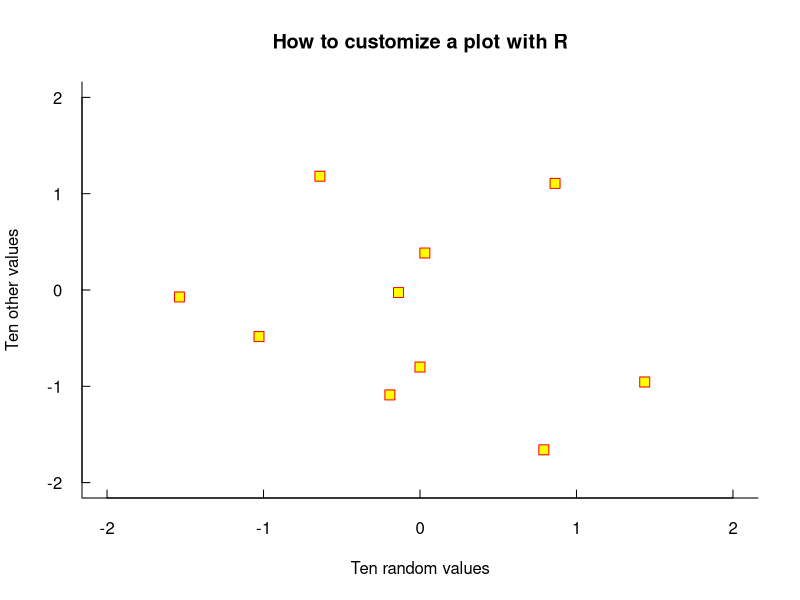
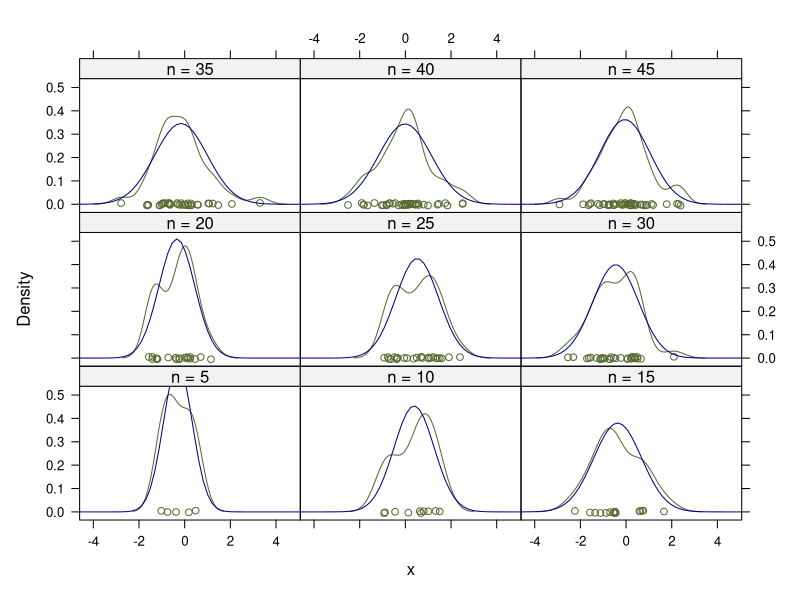
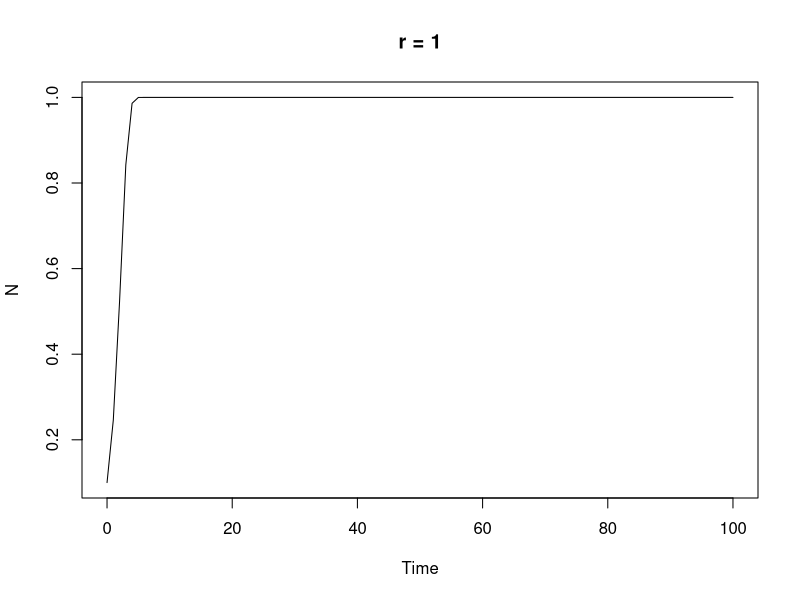
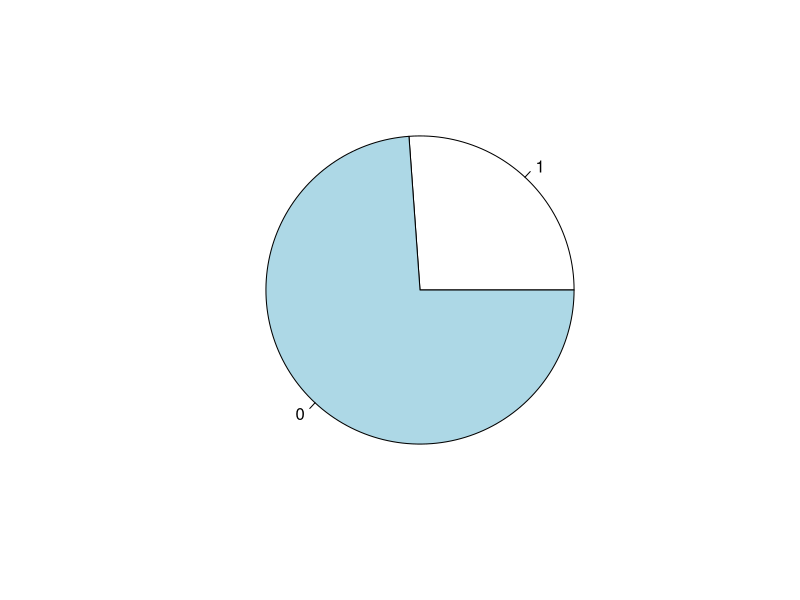

Write R code to recreate these figures, in order.
## ---- chunk 1
seq(1, 5, 0.5)
seq(length=9, from=1, to=5)
rep(1,5)
sequence(4:5)
gl(2, 6, label=c("Male", "Female"))
expand.grid(h=c(60,80), w=c(100, 300), sex=c("Male", "Female"))
qnorm(0.975)
matrix(1:6, 2, 3, byrow=TRUE)
ts(1:47, frequency = 12, start = c(1959, 2))
## ---- chunk 2
x = rnorm(10)
y = rnorm(10)
plot(x, y, xlab="Ten random values", ylab="Ten other values",
     xlim=c(-2, 2), ylim=c(-2, 2), pch=22, col="red",
     bg="yellow", bty="l", tcl=0.4,
     main="How to customize a plot with R", las=1, cex=1.5)
## ---- chunk 3
library(lattice)
n <- seq(5, 45, 5)
x <- rnorm(sum(n))
y <- factor(rep(n, n), labels=paste("n =", n))
densityplot(~ x | y,
            panel = function(x, ...) {
                panel.densityplot(x, col="DarkOliveGreen", ...)
                panel.mathdensity(dmath=dnorm,
                                  args=list(mean=mean(x), sd=sd(x)),
                                  col="darkblue")
})
## ---- chunk 4
ricker <- function(nzero, r, K=1, time=100, from=0, to=time) {
    N <- numeric(time+1)
    N[1] <- nzero
    for (i in 1:time) N[i+1] <- N[i]*exp(r*(1 - N[i]/K))
    Time <- 0:time
    plot(Time, N, type="l", xlim=c(from, to))
}
ricker(0.1, 1); title("r = 1")
## ---- chunk 5
xtable::xtable(head(iris))
## ---- chunk 6
data = read.table("../data/Bank_loan.txt",head=TRUE,na.strings = c("NA"))
past.customers = subset(data,default != "NA")
pie(c(sum(past.customers$default == 1),sum(past.customers$default == 0)),c(1,0))
for (i in 1:4){
a = nrow(past.customers[past.customers$default ==0 & past.customers$edu == i,])/nrow(past.customers[past.customers$edu==i,])
b = nrow(past.customers[past.customers$default ==1 & past.customers$edu == i,])/nrow(past.customers[past.customers$edu==i,])
if (i == 1){
  b_0 = b
  a_0 = a
  next
}
a_0 = c(a_0,a)
b_0 = c(b_0,b)
}
probability_on_condition = data.frame(c(1:4),a_0,b_0)
